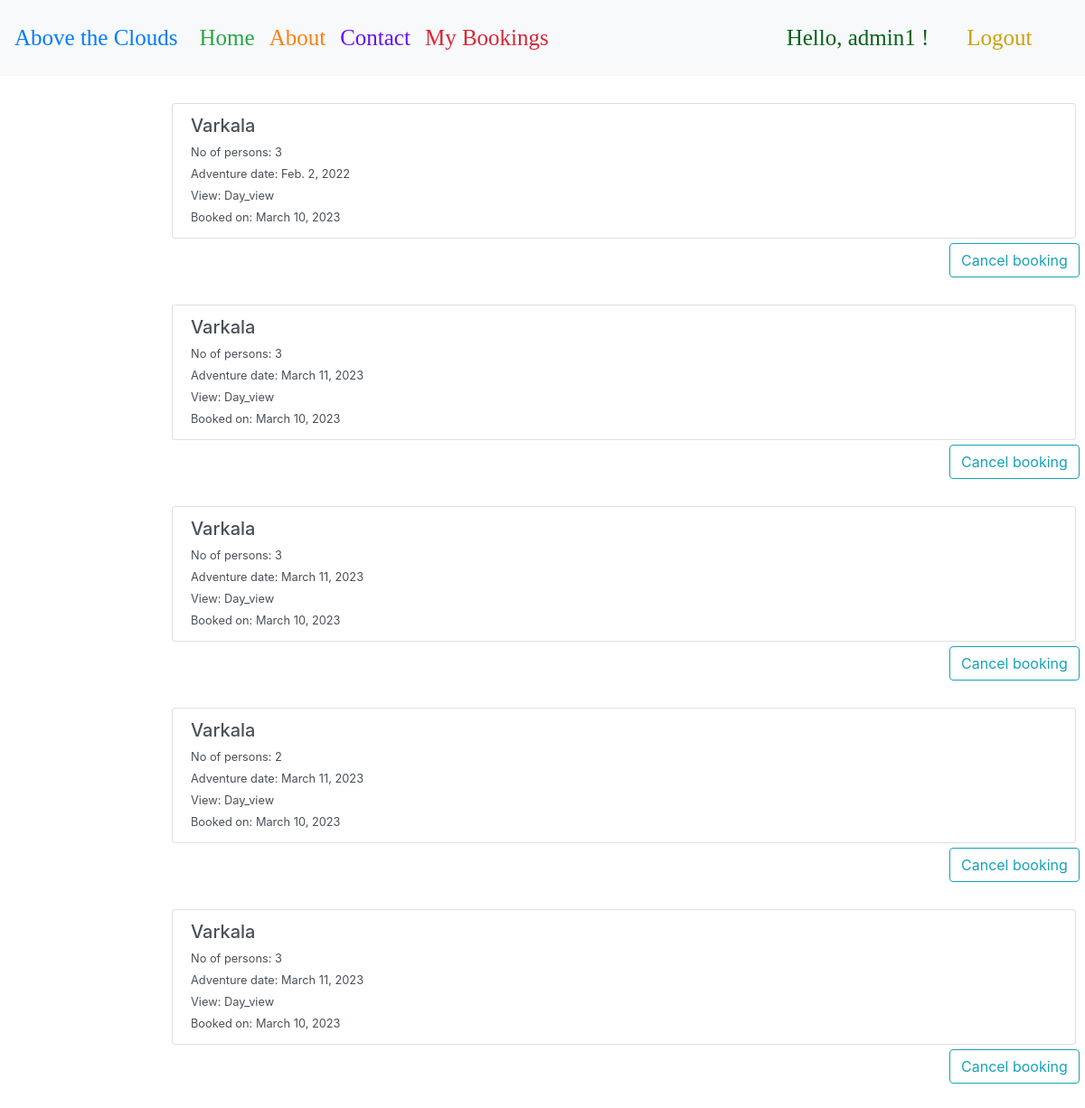
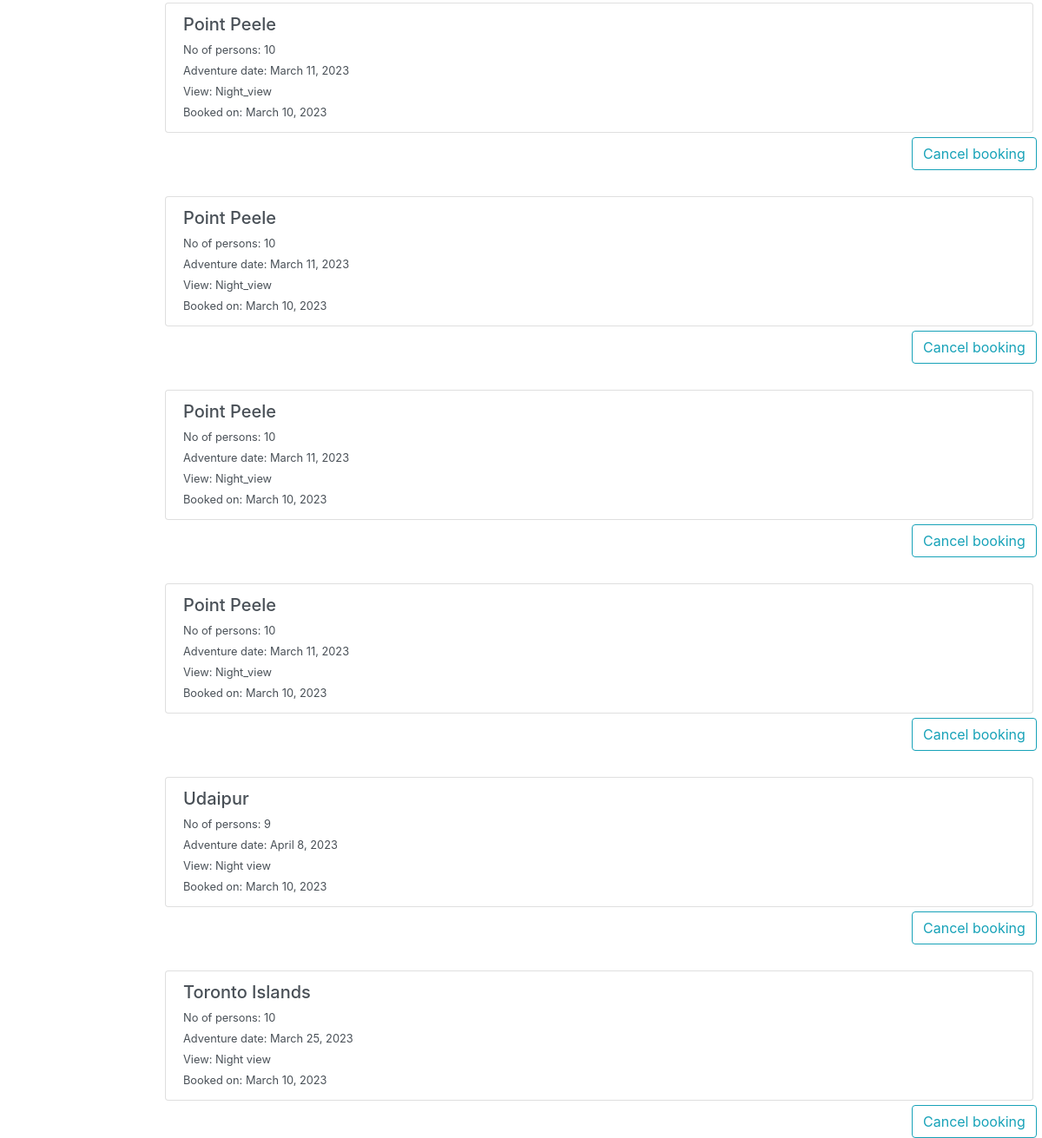
/mybookings/ (signed in), run on the app's committed database (2 pictures, top to bottom).
### app/models.py (models this page shows, shortened)
class bookings(models.Model):
    location = models.ForeignKey(adventureplaces, on_delete=models.CASCADE)
    guest = models.ForeignKey(User, on_delete=models.CASCADE)
    created_at = models.DateField(auto_now_add=True)
    updated_at = models.DateTimeField(auto_now=True)
    VIEW_CHOICES = [
        ('Day view', 'Day view'),
        ('Night view', 'Night view'),
         ]
    view = models.CharField(max_length=10, choices=VIEW_CHOICES)
    no_of_persons = models.IntegerField()
    booking_for_the_date=models.DateField(null=True)

class adventureplaces(models.Model):
    location = models.CharField(max_length=50)
    state = models.CharField(max_length=50, default="Windsor")
    country = models.CharField(max_length=50, default="Canada")
    picture=models.ImageField(upload_to='uploads/',default='/Users/harika/PycharmProjects/pythonProject/djangoProject/Hotairballonbooking/app/static/uploads/Default.jpeg')
    Description=models.TextField(max_length=2000)
    def __str__(self):
        return self.location

### app/views.py (the view)
# urls.py: path('mybookings/',views.mybookings,name="mybookings"),
@login_required
def mybookings(request):
      booking_list = bookings.objects.filter(guest=request.user)
      return render(request,'mybookings.html',{'booking_list':booking_list})

### templates/mybookings.html (shortened to what this page needs)
  {% extends 'basic.html' %}
{% load static %}
{% block css %}
     <link rel="stylesheet" type="text/css" href="{% static '/mybookings.css' %}" >
{% endblock css %}
    {% block body %}
    {% for each_booking in booking_list %}
         <div class="list-group" style="width: 1000px;margin-left: 190px!important;margin-top: 30px!important;">
            <a href="/editbooking/{{each_booking.id}}" class="list-group-item list-group-item-action" aria-current="true">
            <div class="d-flex w-100 justify-content-between">
             <h5 class="mb-1">{{each_booking.location}}</h5>
             </div>
                <small>No of persons: {{each_booking.no_of_persons}}</small><br>
                <small>Adventure date: {{each_booking.booking_for_the_date}}</small><br>
                <small>View: {{each_booking.view}}</small><br>
                <small>Booked on: {{each_booking.created_at }}</small>
           </a>
         </div>
        <div style="margin-left: 1050px;margin-top: 5px">
            <a href="/deletebooking/{{each_booking.id}}">
                <button class="btn btn-outline-info" type="submit">
                Cancel booking
                </button>
            </a>
        </div>
    {% endfor %}
 {% endblock body %}

### templates/basic.html (shortened to what this page needs)
{% load static %}
<!DOCTYPE html>
<!DOCTYPE html>
<html lang="en">
<head>
    <link rel="stylesheet" href="https://use.fontawesome.com/releases/v5.7.0/css/all.css">
    <link rel="stylesheet" href="https://maxcdn.bootstrapcdn.com/bootstrap/4.5.0/css/bootstrap.min.css" >
     <link rel="stylesheet" type="text/css" href="{% static '/basic.css' %}" >
    {% block css %}
    {% endblock css %}
    <div class="container-fluid px-0 bg-light">
        <nav class="navbar navbar-expand-lg shadow-5-strong">
            <a class="navbar-brand"  id="abovethecloudsbtn" style="font-family: 'Cambay Devanagari';font-size: 25px" href="/">Above the Clouds</a>
            <div class="collapse navbar-collapse " id="navbarSupportedContent">
                <ul class="navbar-nav mr-auto ">
                    <li class="nav-item active">
                        <a class="nav-link"  id="homebtn" style="font-family: 'Cambay Devanagari';font-size: 25px" href="/"> Home</a>
                    </li>
                    <li class="nav-item active">
                        <a class="nav-link text-bold" style="font-family: 'Cambay Devanagari';font-size: 25px" id="aboutbtn" href="#About-us">About</a>
                    </li>
                    <li class="nav-item active">
                        <a class="nav-link text-bold" style="font-family: 'Cambay Devanagari';font-size: 25px" id="contactbtn" href="#Contact-us">Contact </a>
                    </li>
                    {% if user.is_authenticated %}
                    <li class="nav-item active">
                        <a class="nav-link text-bold" style="font-family: 'Cambay Devanagari';font-size: 25px" id="mybookingsbtn" href="/mybookings">My Bookings </a>
                    </li>
                    {% endif %}
                </ul>
                {% if user.is_authenticated %}
                      <button class="btn btn-group bg-light" style="font-family: 'Cambay Devanagari';font-size: 25px" id="login" data-toggle="modal" data-target="#forlogin">
                       Hello, {{request.user}} !
                            </button>
                       <a href="/logout" class="nav-link">
                    <button class="btn btn-group"  style="font-family: 'Cambay Devanagari';font-size: 25px" data-toggle="modal" id="logoutbtn">
                        Logout
                    </button></a>&nbsp; &nbsp;
                {% endif %}
            </div>
        </nav>
    </div>
</head>
    {% block body %}
    {% endblock body %}
</html>

### app/static/basic.css (style rules this page uses)
#abovethecloudsbtn { color:#007bff }
#homebtn { color: #28a745; }
#aboutbtn { color: #fd7e14; }
#contactbtn { color:#6610f2 }
#mybookingsbtn { color:#da2637 }
#login { color: #06621b }
#logoutbtn { color:#caa20d }

### data on the page
bookings: location "Varkala", no_of_persons "3", booking_for_the_date "Feb. 2, 2022", view "Day_view", created_at "March 10, 2023"
bookings: location "Varkala", no_of_persons "3", booking_for_the_date "March 11, 2023", view "Day_view", created_at "March 10, 2023"
bookings: location "Varkala", no_of_persons "3", booking_for_the_date "March 11, 2023", view "Day_view", created_at "March 10, 2023"
bookings: location "Varkala", no_of_persons "2", booking_for_the_date "March 11, 2023", view "Day_view", created_at "March 10, 2023"
bookings: location "Varkala", no_of_persons "3", booking_for_the_date "March 11, 2023", view "Day_view", created_at "March 10, 2023"
bookings: location "Point Peele", no_of_persons "10", booking_for_the_date "March 11, 2023", view "Night_view", created_at "March 10, 2023"
bookings: location "Point Peele", no_of_persons "10", booking_for_the_date "March 11, 2023", view "Night_view", created_at "March 10, 2023"
bookings: location "Point Peele", no_of_persons "10", booking_for_the_date "March 11, 2023", view "Night_view", created_at "March 10, 2023"
bookings: location "Point Peele", no_of_persons "10", booking_for_the_date "March 11, 2023", view "Night_view", created_at "March 10, 2023"
bookings: location "Udaipur", no_of_persons "9", booking_for_the_date "April 8, 2023", view "Night view", created_at "March 10, 2023"
bookings: location "Toronto Islands", no_of_persons "10", booking_for_the_date "March 25, 2023", view "Night view", created_at "March 10, 2023"

### other printed values
{{ request.user }} "admin1"
